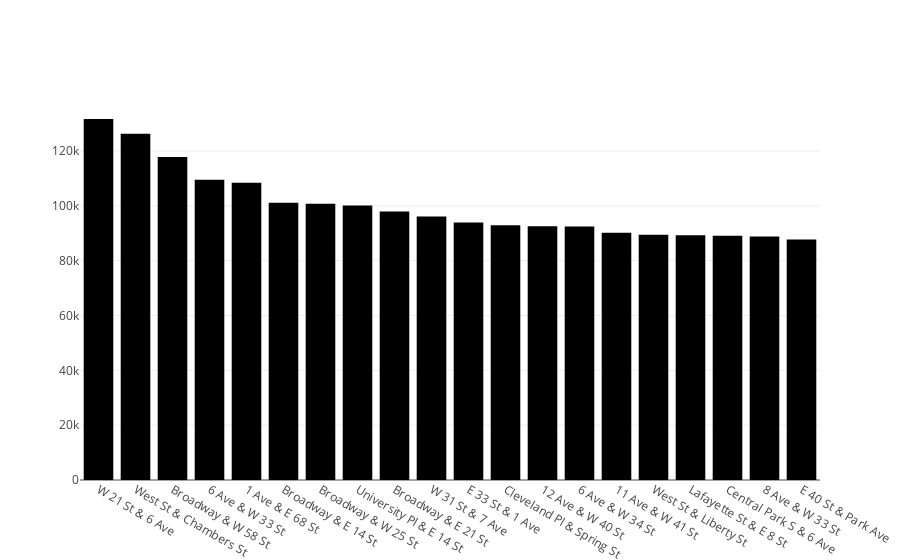

Notebook code for this chart:
### Code cell
fig = go.Figure(go.Bar(x = top20['start_station_name'], y = top20['value']))
fig.show()

### Figure 1 — Plotly figure (JSON) as saved in the notebook; plotly's stock layout.template omitted (floating-point values rounded to 4 significant figures)
{"data": [{"type": "bar", "x": ["W 21 St & 6 Ave", "West St & Chambers St", "Broadway & W 58 St", "6 Ave & W 33 St", "1 Ave & E 68 St", "Broadway & E 14 St", "Broadway & W 25 St", "University Pl & E 14 St", "Broadway & E 21 St", "W 31 St & 7 Ave", "E 33 St & 1 Ave", "Cleveland Pl & Spring St", "12 Ave & W 40 St", "6 Ave & W 34 St", "11 Ave & W 41 St", "West St & Liberty St", "Lafayette St & E 8 St", "Central Park S & 6 Ave", "8 Ave & W 33 St", "E 40 St & Park Ave"], "y": [131679, 126290, 117797, 109542, 108412, 101115, 100784, 100089, 97958, 96157, 93955, 92880, 92550, 92487, 90159, 89417, 89318, 89062, 88789, 87752]}], "layout": {}}
